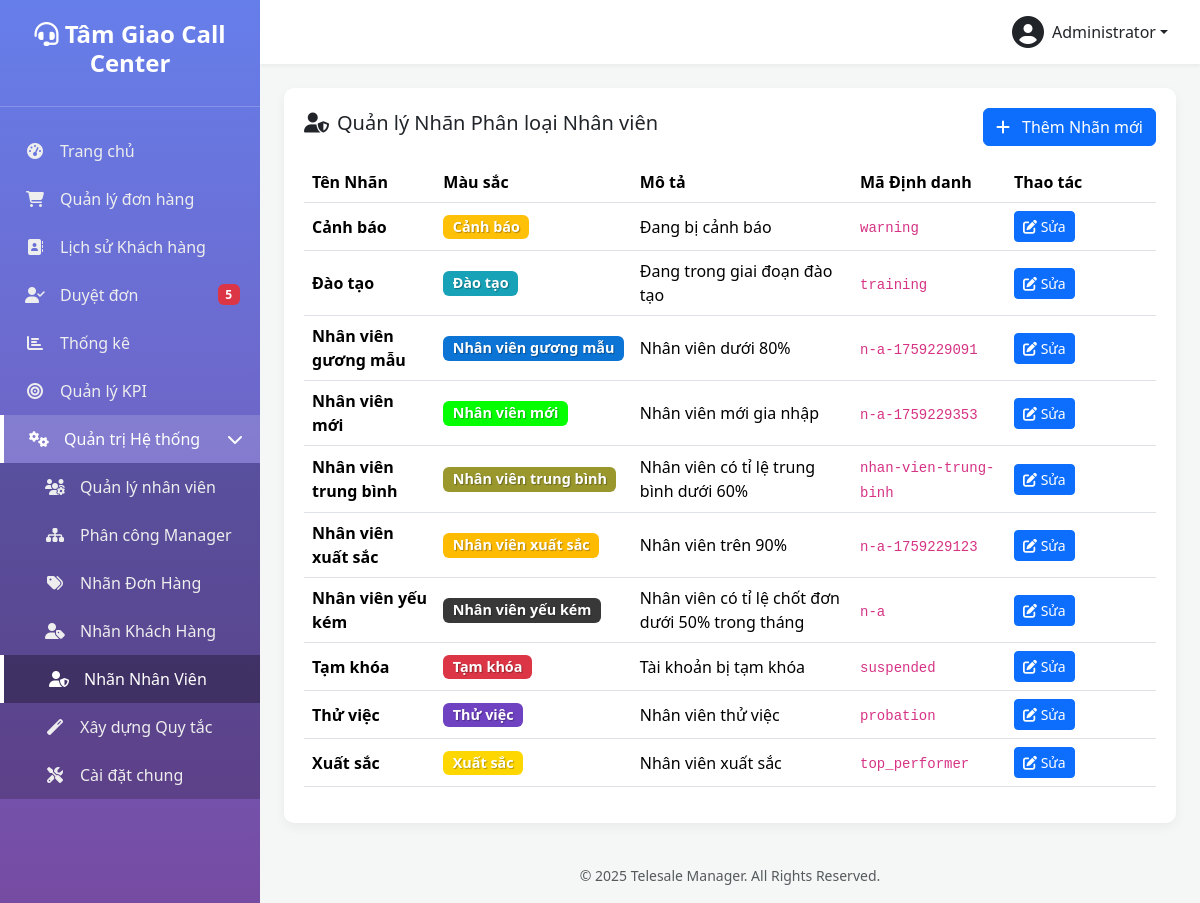
Page /manage-user-labels.php (signed in) on the committed database.
### tables this page shows
CREATE TABLE `settings` (
  `setting_key` varchar(100) NOT NULL,
  `setting_value` text DEFAULT NULL
);

CREATE TABLE `users` (
  `id` int(10) UNSIGNED NOT NULL,
  `username` varchar(50) NOT NULL COMMENT 'Tên đăng nhập',
  `password` varchar(255) NOT NULL,
  `full_name` varchar(100) NOT NULL COMMENT 'Họ và tên',
  `email` varchar(100) DEFAULT NULL COMMENT 'Email',
  `phone` varchar(20) DEFAULT NULL COMMENT 'Số điện thoại',
  `role` enum('admin','manager','telesale') NOT NULL DEFAULT 'telesale' COMMENT 'Vai trò: admin, manager, telesale',
  `status` enum('active','inactive','suspended') NOT NULL DEFAULT 'active' COMMENT 'Trạng thái: active, inactive, suspended (bị treo)',
  `avatar` varchar(255) DEFAULT NULL COMMENT 'Đường dẫn ảnh đại diện',
  `last_login_at` datetime DEFAULT NULL COMMENT 'Lần đăng nhập cuối',
  `last_login_ip` varchar(45) DEFAULT NULL COMMENT 'IP đăng nhập cuối',
  `created_at` datetime DEFAULT current_timestamp(),
  `updated_at` datetime DEFAULT current_timestamp() ON UPDATE current_timestamp(),
  `suspension_reason` text DEFAULT NULL,
  `suspension_until` datetime DEFAULT NULL,
  `deleted_at` timestamp NULL DEFAULT NULL
);

CREATE TABLE `user_labels` (
  `id` int(11) NOT NULL,
  `label_key` varchar(50) NOT NULL,
  `label_name` varchar(100) NOT NULL,
  `description` text DEFAULT NULL,
  `color` varchar(20) DEFAULT '#28a745',
  `icon` varchar(50) DEFAULT 'fa-user-tag',
  `permissions` longtext DEFAULT NULL CHECK (json_valid(`permissions`)),
  `auto_assign_rules` longtext DEFAULT NULL CHECK (json_valid(`auto_assign_rules`)),
  `sort_order` int(11) DEFAULT 0,
  `created_by` int(10) UNSIGNED DEFAULT NULL,
  `created_at` datetime DEFAULT current_timestamp(),
  `updated_at` datetime DEFAULT current_timestamp() ON UPDATE current_timestamp(),
  `deleted_at` timestamp NULL DEFAULT NULL
);

### functions.php (called while the page is built, shortened)
<?php
function get_db_connection() {
    static $pdo = null;
    if ($pdo === null) {
        try {
            $dsn = "mysql:host=" . DB_HOST . ";dbname=" . DB_NAME . ";charset=" . DB_CHARSET;
            $options = [
                PDO::ATTR_ERRMODE => PDO::ERRMODE_EXCEPTION,
                PDO::ATTR_DEFAULT_FETCH_MODE => PDO::FETCH_ASSOC,
                PDO::ATTR_EMULATE_PREPARES => false,
            ];
            $pdo = new PDO($dsn, DB_USER, DB_PASS, $options);
        } catch (PDOException $e) {
            die('Database connection failed: ' . $e->getMessage());
        }
    }
    return $pdo;
}
function db_query($sql, $params = []) {
    $pdo = get_db_connection();
    $stmt = $pdo->prepare($sql);
    $stmt->execute($params);
    return $stmt;
}
function db_get_row($sql, $params = []) {
    $stmt = db_query($sql, $params);
    return $stmt->fetch(PDO::FETCH_ASSOC);
}
function db_get_results($sql, $params = []) {
    $stmt = db_query($sql, $params);
    return $stmt->fetchAll(PDO::FETCH_ASSOC);
}
function db_get_var($sql, $params = []) {
    $stmt = db_query($sql, $params);
    return $stmt->fetchColumn();
}
function is_logged_in() {
    return isset($_SESSION['user_id']) && !empty($_SESSION['user_id']);
}
function get_logged_user() {
    static $cached_user = null;
    if ($cached_user === null) {
        $cached_user = db_get_row(
            "SELECT * FROM users WHERE id = ? AND status = 'active'",
            [$_SESSION['user_id']]
        );
    }
    return $cached_user;
}
function is_admin() {
    $user = get_logged_user();
    return $user && is_array($user) && isset($user['role']) && $user['role'] === 'admin';
}
function require_admin() {
    if (!is_admin()) {
        redirect('dashboard.php?error=access_denied');
        exit;
    }
}
function count_orders($filters = []) {
    $where = ['1=1'];
    $params = [];
    $sql = "SELECT COUNT(*) FROM orders WHERE " . implode(' AND ', $where);
    return (int) db_get_var($sql, $params);
}
function get_setting($key, $default = null) {
    $value = db_get_var("SELECT setting_value FROM settings WHERE setting_key = ?", [$key]);
    return $value !== false && $value !== null ? $value : $default;
}

### manage-user-labels.php (the view, shortened to what this page needs)
<?php
require_once 'functions.php';
require_admin();
$labels = db_get_results("SELECT * FROM user_labels ORDER BY label_name ASC");
include 'includes/header.php';
?>
<div class="table-card">
    <div class="d-flex justify-content-between align-items-center mb-3">
        <h5><i class="fas fa-user-shield me-2"></i>Quản lý Nhãn Phân loại Nhân viên</h5>
        <button class="btn btn-primary" onclick="prepareAddModal()">
            <i class="fas fa-plus me-2"></i> Thêm Nhãn mới
        </button>
    </div>
    <table class="table table-hover align-middle">
        <thead>
            <tr>
                <th>Tên Nhãn</th>
                <th>Màu sắc</th>
                <th>Mô tả</th>
                <th>Mã Định danh</th>
                <th style="width: 150px;">Thao tác</th>
            </tr>
        </thead>
        <tbody>
            <?php if (empty($labels)): ?>
                <tr><td colspan="5" class="text-center text-muted py-4">Chưa có nhãn nhân viên nào được tạo.</td></tr>
            <?php else: ?>
                <?php foreach ($labels as $label): ?>
                <tr>
                    <td><strong><?php echo htmlspecialchars($label['label_name']); ?></strong></td>
                    <td>
                        <span class="badge" style="background-color: <?php echo htmlspecialchars($label['color']); ?>; color: #fff; text-shadow: 1px 1px 1px rgba(0,0,0,0.3); font-size: 0.9em;">
                            <?php echo htmlspecialchars($label['label_name']); ?>
                        </span>
                    </td>
                    <td><?php echo htmlspecialchars($label['description']); ?></td>
                    <td><code><?php echo htmlspecialchars($label['label_key']); ?></code></td>
                    <td>
                        <button class="btn btn-sm btn-primary"
                                onclick="prepareEditModal(
                                    '<?php echo htmlspecialchars($label['label_key'], ENT_QUOTES); ?>',
                                    '<?php echo htmlspecialchars($label['label_name'], ENT_QUOTES); ?>',
                                    '<?php echo htmlspecialchars($label['color'], ENT_QUOTES); ?>',
                                    '<?php echo htmlspecialchars($label['description'], ENT_QUOTES); ?>'
                                )">
                            <i class="fas fa-edit"></i> Sửa
                        </button>
                        </td>
                </tr>
                <?php endforeach; ?>
            <?php endif; ?>
        </tbody>
    </table>
</div>
<?php include 'includes/footer.php'; ?>

### includes/header.php (shortened to what this page needs)
<?php
$current_user = get_logged_user();
$current_page = basename($_SERVER['PHP_SELF']);
$system_pages = [
    'users.php',
    'manager-assignments.php',
    'manage-order-statuses.php',
    'manage-customer-labels.php',
    'manage-user-labels.php',
    'admin-rules.php',
    'settings.php',
];
$is_system_page_active = in_array($current_page, $system_pages);
?>
<!DOCTYPE html>
<html lang="vi">
<head>
    <link href="https://cdn.jsdelivr.net/npm/bootstrap@5.3.2/dist/css/bootstrap.min.css" rel="stylesheet">
    <link rel="stylesheet" href="https://cdnjs.cloudflare.com/ajax/libs/font-awesome/6.4.2/css/all.min.css">
</head>
<body>
    <div class="wrapper">
        <nav class="sidebar">
            <div class="sidebar-header">
                <h3><i class="fas fa-headset"></i> <?php echo get_setting('site_name', SITE_NAME); ?></h3>
            </div>
            <ul class="sidebar-nav">
                <li class="<?php echo ($current_page == 'dashboard.php') ? 'active' : ''; ?>">
                    <a href="dashboard.php"><i class="fas fa-tachometer-alt nav-icon"></i> Trang chủ</a>
                </li>
                <li class="<?php echo ($current_page == 'orders.php' || $current_page == 'order-detail.php') ? 'active' : ''; ?>">
                    <a href="orders.php"><i class="fas fa-shopping-cart nav-icon"></i> Quản lý đơn hàng</a>
                </li>
                <?php if (is_admin() || is_manager()): ?>
                <li class="<?php echo ($current_page == 'customer-history.php') ? 'active' : ''; ?>">
                    <a href="customer-history.php"><i class="fas fa-address-book nav-icon"></i> Lịch sử Khách hàng</a>
                </li>
                <li class="<?php echo ($current_page == 'pending-orders.php') ? 'active' : ''; ?>">
                    <a href="pending-orders.php">
                        <i class="fas fa-user-check nav-icon"></i> Duyệt đơn
                        <?php
                        $pending_count = count_orders(['primary_label' => 'pending_approval']);
                        if ($pending_count > 0) echo "<span class='badge bg-danger ms-auto'>{$pending_count}</span>";
                        ?>
                    </a>
                </li>
                <li class="<?php echo ($current_page == 'statistics.php') ? 'active' : ''; ?>">
                    <a href="statistics.php"><i class="fas fa-chart-bar nav-icon"></i> Thống kê</a>
                </li>
                <?php endif; ?>
                <?php if (is_admin() || is_manager()): ?>
                    <li class="<?php echo ($current_page == 'kpi.php') ? 'active' : ''; ?>">
                        <a href="kpi.php">
                            <i class="fas fa-bullseye nav-icon"></i>
                            <?php echo is_admin() ? 'Quản lý KPI' : 'Xem KPI'; ?>
                        </a>
                    </li>
                <?php endif; ?>
                <?php if (is_admin() || is_manager()): ?>
                <li class="<?php echo $is_system_page_active ? 'active' : ''; ?>">
                    <a href="#systemSettings" data-bs-toggle="collapse" aria-expanded="<?php echo $is_system_page_active ? 'true' : 'false'; ?>">
                        <i class="fas fa-cogs nav-icon"></i>
                        Quản trị Hệ thống
                        <i class="fas fa-chevron-right arrow"></i>
                    </a>
                    <ul class="collapse submenu <?php echo $is_system_page_active ? 'show' : ''; ?>" id="systemSettings">
                        <li class="<?php echo ($current_page == 'users.php') ? 'active' : ''; ?>">
                            <a href="users.php">
                                <i class="fas fa-users-cog nav-icon"></i>
                                <?php echo is_admin() ? 'Quản lý nhân viên' : 'Xem nhân viên'; ?>
                            </a>
                        </li>
                        <?php if (is_admin()):  ?>
                        <li class="<?php echo ($current_page == 'manager-assignments.php') ? 'active' : ''; ?>">
                            <a href="manager-assignments.php"><i class="fas fa-sitemap nav-icon"></i> Phân công Manager</a>
                        </li>
                        <li class="<?php echo ($current_page == 'manage-order-labels.php') ? 'active' : ''; ?>">
							<a href="manage-order-labels.php"><i class="fas fa-tags nav-icon"></i> Nhãn Đơn Hàng</a>
						</li>
						<li class="<?php echo ($current_page == 'manage-customer-labels.php') ? 'active' : ''; ?>">
							<a href="manage-customer-labels.php"><i class="fas fa-user-tag nav-icon"></i> Nhãn Khách Hàng</a>
						</li>
						<li class="<?php echo ($current_page == 'manage-user-labels.php') ? 'active' : ''; ?>">
							<a href="manage-user-labels.php"><i class="fas fa-user-shield nav-icon"></i> Nhãn Nhân Viên</a>
						</li>
						<li class="<?php echo ($current_page == 'admin-rules.php' || $current_page == 'admin-rules.php') ? 'active' : ''; ?>">
							<a href="admin-rules.php"><i class="fas fa-magic nav-icon"></i> Xây dựng Quy tắc</a>
						</li>
                         <li class="<?php echo ($current_page == 'settings.php') ? 'active' : ''; ?>">
                            <a href="settings.php"><i class="fas fa-tools nav-icon"></i> Cài đặt chung</a>
                        </li>
                        <?php endif; ?>
                    </ul>
                </li>
                <?php endif; ?>
            </ul>
        </nav>
        <div class="main-content">
            <header class="top-navbar d-flex justify-content-end align-items-center">
                <div class="dropdown">
                    <a href="#" class="d-flex align-items-center text-dark text-decoration-none dropdown-toggle" id="dropdownUser" data-bs-toggle="dropdown" aria-expanded="false">
                        <i class="fas fa-user-circle fa-2x me-2"></i>
                        <span><?php echo htmlspecialchars($current_user['full_name']); ?></span>
                    </a>
                </div>
            </header>
            <main class="p-4">

### includes/header.php (style rules this page uses)
:root { --sidebar-width: 260px; --primary-color: #667eea; --secondary-color: #764ba2; }
body { background-color: #f4f7f6; }
.wrapper { display: flex; min-height: 100vh; }
.sidebar { width: var(--sidebar-width); background: linear-gradient(180deg, var(--primary-color) 0%, var(--secondary-color) 100%); color: #fff; position: fixed; height: 100%; display: flex; flex-direction: column; }
.sidebar-header { padding: 20px; text-align: center; border-bottom: 1px solid rgba(255,255,255,0.2); flex-shrink: 0; }
.sidebar-header h3 { font-size: 1.5rem; font-weight: 700; }
.sidebar-nav { list-style: none; padding: 20px 0; flex-grow: 1; overflow-y: auto; }
.sidebar-nav a { display: flex; align-items: center; padding: 12px 20px; color: #eee; text-decoration: none; transition: all 0.2s; }
.sidebar-nav a:hover, .sidebar-nav li.active > a { background-color: rgba(255,255,255,0.15); color: #fff; }
.sidebar-nav li.active > a { border-left: 4px solid #fff; }
.sidebar-nav a i.nav-icon { width: 30px; text-align: center; margin-right: 10px; }
.sidebar-nav .submenu { list-style: none; padding-left: 0; background-color: rgba(0,0,0,0.2); }
.sidebar-nav .submenu a { padding-left: 40px; }
.sidebar-nav .submenu a:hover, .sidebar-nav .submenu li.active > a { background-color: rgba(0,0,0,0.3); }
.sidebar-nav a .arrow { margin-left: auto; transition: transform 0.3s; }
.sidebar-nav a[aria-expanded="true"] .arrow { transform: rotate(90deg); }
.main-content { margin-left: var(--sidebar-width); width: calc(100% - var(--sidebar-width)); }
.top-navbar { background-color: #fff; box-shadow: 0 2px 4px rgba(0,0,0,0.05); padding: 1rem 2rem; }
.table-card, .stat-card { background-color: #fff; border-radius: 10px; padding: 20px; box-shadow: 0 4px 12px rgba(0,0,0,0.05); }

### rows in the picture
settings: setting_value "Tâm Giao Call Center"
users: full_name "Administrator"
user_labels: label_name "Cảnh báo", description "Đang bị cảnh báo", label_key "warning"
user_labels: label_name "Đào tạo", description "Đang trong giai đoạn đào tạo", label_key "training"
user_labels: label_name "Nhân viên gương mẫu", description "Nhân viên dưới 80%", label_key "n-a-1759229091"
user_labels: label_name "Nhân viên mới", description "Nhân viên mới gia nhập", label_key "n-a-1759229353"
user_labels: label_name "Nhân viên trung bình", description "Nhân viên có tỉ lệ trung bình dưới 60%", label_key "nhan-vien-trung-binh"
user_labels: label_name "Nhân viên xuất sắc", description "Nhân viên trên 90%", label_key "n-a-1759229123"
user_labels: label_name "Nhân viên yếu kém", description "Nhân viên có tỉ lệ chốt đơn dưới 50% trong tháng", label_key "n-a"
user_labels: label_name "Tạm khóa", description "Tài khoản bị tạm khóa", label_key "suspended"
user_labels: label_name "Thử việc", description "Nhân viên thử việc", label_key "probation"
user_labels: label_name "Xuất sắc", description "Nhân viên xuất sắc", label_key "top_performer"

### other values in the picture
$pending_count "5"
SITE_NAME "Telesale Manager"
